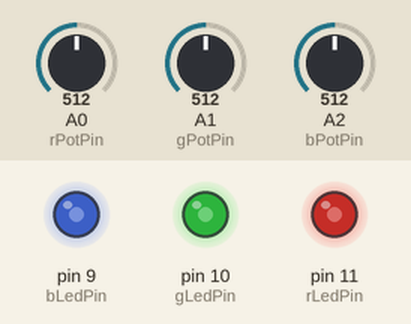
Recording of a sketch running on a simulated Arduino Uno, built with avr-gcc and run on an emulated ATmega328P. Parts: output pins drawn as LEDs (lit = HIGH). Inputs (shaded band) come from the test bench; at power-on: A0 (rPotPin) = 512, A1 (gPotPin) = 512, A2 (bPotPin) = 512.

Above: at 1.2 s.
1.3 s: A0 (rPotPin) set to 716
At 1.6 s:
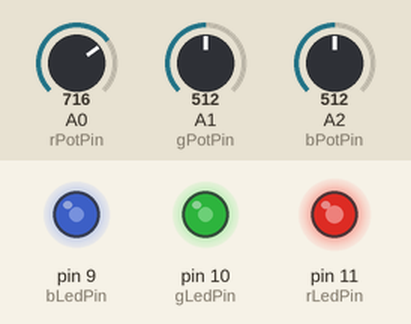
2.8 s: A1 (gPotPin) set to 716
At 4.0 s:
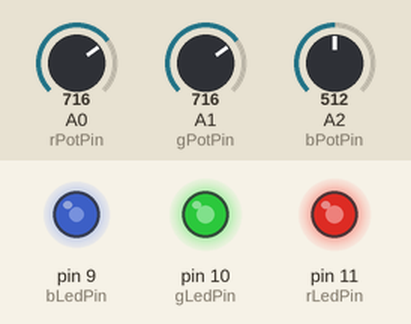
4.3 s: A2 (bPotPin) set to 716
At 5.5 s:
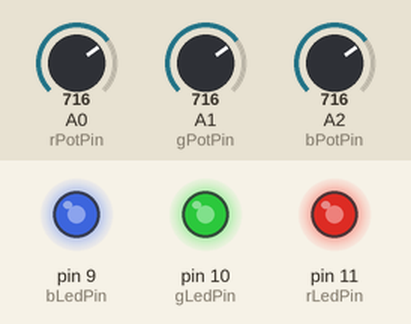
5.8 s: A0 (rPotPin) set to 900
At 7.0 s:
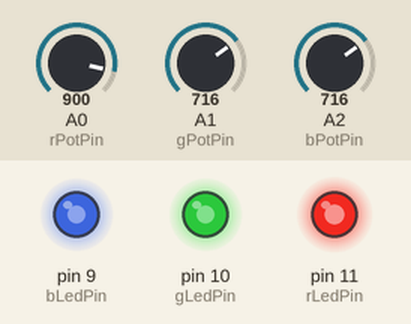
7.3 s: A1 (gPotPin) set to 900
At 8.4 s:
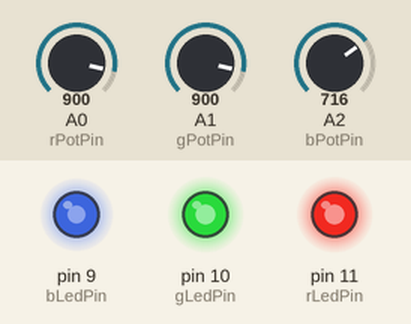
8.8 s: A2 (bPotPin) set to 900
At 9.9 s:
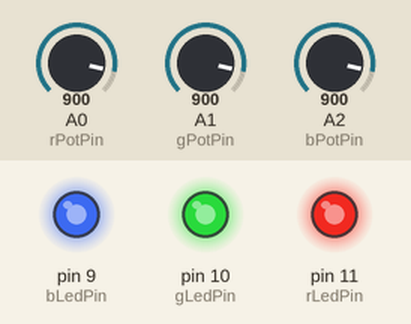
Timing chart, 0 to 11.3 s (numbered marks = the images above; inputs shaded):
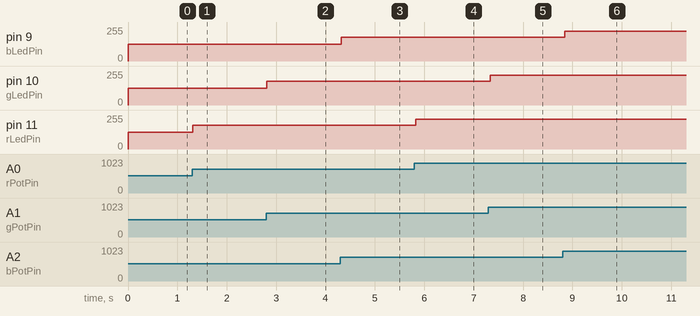

The sketch:

Lab4_RGBLEDPotentiometer.ino
```cpp
/*
  Lab. 4 - RGB LED with Potentiometer
	This device combines a RGB LED
  and due to the additive properties of the light.
	Use 3 potentiometers for controlling the brightness of each LED,
  the signal of each one will be read by the Arduino as an input.
*/

// rgb led variables
int rLedPin = 11;
int gLedPin = 10;
int bLedPin = 9;

// potentiometer variables
int rPotPin = A0;
int gPotPin = A1;
int bPotPin = A2;
int rPotVal;
int gPotVal;
int bPotVal;

int dt = 100;

void setup()
{
  // rgb led setup
  pinMode(rLedPin, OUTPUT);
  pinMode(gLedPin, OUTPUT);
  pinMode(bLedPin, OUTPUT);

  // potentiometer setup
  pinMode(rPotPin, INPUT);
  pinMode(gPotPin, INPUT);
  pinMode(bPotPin, INPUT);

  Serial.begin(9600);
}

void loop()
{
  // control red
  rPotVal = analogRead(rPotPin);
  rPotVal = map(rPotVal, 0, 1023, 0, 255);
  analogWrite(rLedPin, rPotVal);

  // control green
  gPotVal = analogRead(gPotPin);
  gPotVal = map(gPotVal, 0, 1023, 0, 255);
  analogWrite(gLedPin, gPotVal);

  // control blue
  bPotVal = analogRead(bPotPin);
  bPotVal = map(bPotVal, 0, 1023, 0, 255);
  analogWrite(bLedPin, bPotVal);

  delay(dt);
}
```

Measured:
- after the input at 1.3 s, pin 11 (rLedPin): 127/255 → 178/255 at once
- after the input at 2.8 s, pin 10 (gLedPin): 127/255 → 178/255 at once
- after the input at 4.3 s, pin 9 (bLedPin): 127/255 → 178/255 at once
- after the input at 5.8 s, pin 11 (rLedPin): 178/255 → 224/255 at once
- after the input at 7.3 s, pin 10 (gLedPin): 178/255 → 224/255 at once
- after the input at 8.8 s, pin 9 (bLedPin): 178/255 → 224/255 after 0.05 s
